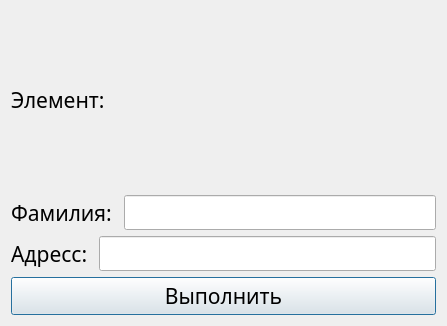
<?xml version="1.0" encoding="UTF-8"?>
<ui version="4.0">
 <class>DialogUpdate</class>
 <widget class="QDialog" name="DialogUpdate">
  <property name="geometry">
   <rect>
    <x>0</x>
    <y>0</y>
    <width>447</width>
    <height>326</height>
   </rect>
  </property>
  <property name="windowTitle">
   <string>Dialog</string>
  </property>
  <layout class="QGridLayout" name="gridLayout">
   <item row="0" column="0">
    <layout class="QVBoxLayout" name="verticalLayout">
     <item>
      <widget class="QLabel" name="label">
       <property name="font">
        <font>
         <family>Montserrat Light</family>
         <pointsize>16</pointsize>
        </font>
       </property>
       <property name="text">
        <string>Элемент: </string>
       </property>
      </widget>
     </item>
     <item>
      <layout class="QHBoxLayout" name="horizontalLayout">
       <item>
        <widget class="QLabel" name="label_2">
         <property name="font">
          <font>
           <family>Montserrat Light</family>
           <pointsize>16</pointsize>
          </font>
         </property>
         <property name="text">
          <string>Фамилия: </string>
         </property>
        </widget>
       </item>
       <item>
        <widget class="QLineEdit" name="lineEdit">
         <property name="font">
          <font>
           <family>Montserrat Light</family>
           <pointsize>14</pointsize>
          </font>
         </property>
         <property name="text">
          <string/>
         </property>
        </widget>
       </item>
      </layout>
     </item>
     <item>
      <layout class="QHBoxLayout" name="horizontalLayout_2">
       <item>
        <widget class="QLabel" name="label_3">
         <property name="font">
          <font>
           <family>Montserrat Light</family>
           <pointsize>16</pointsize>
          </font>
         </property>
         <property name="text">
          <string>Адресс: </string>
         </property>
        </widget>
       </item>
       <item>
        <widget class="QLineEdit" name="lineEdit_2">
         <property name="font">
          <font>
           <family>Montserrat Light</family>
           <pointsize>14</pointsize>
          </font>
         </property>
         <property name="text">
          <string/>
         </property>
        </widget>
       </item>
      </layout>
     </item>
     <item>
      <widget class="QPushButton" name="pushButton">
       <property name="font">
        <font>
         <family>Montserrat Light</family>
         <pointsize>16</pointsize>
        </font>
       </property>
       <property name="text">
        <string>Выполнить</string>
       </property>
      </widget>
     </item>
    </layout>
   </item>
  </layout>
 </widget>
 <resources/>
 <connections/>
</ui>
